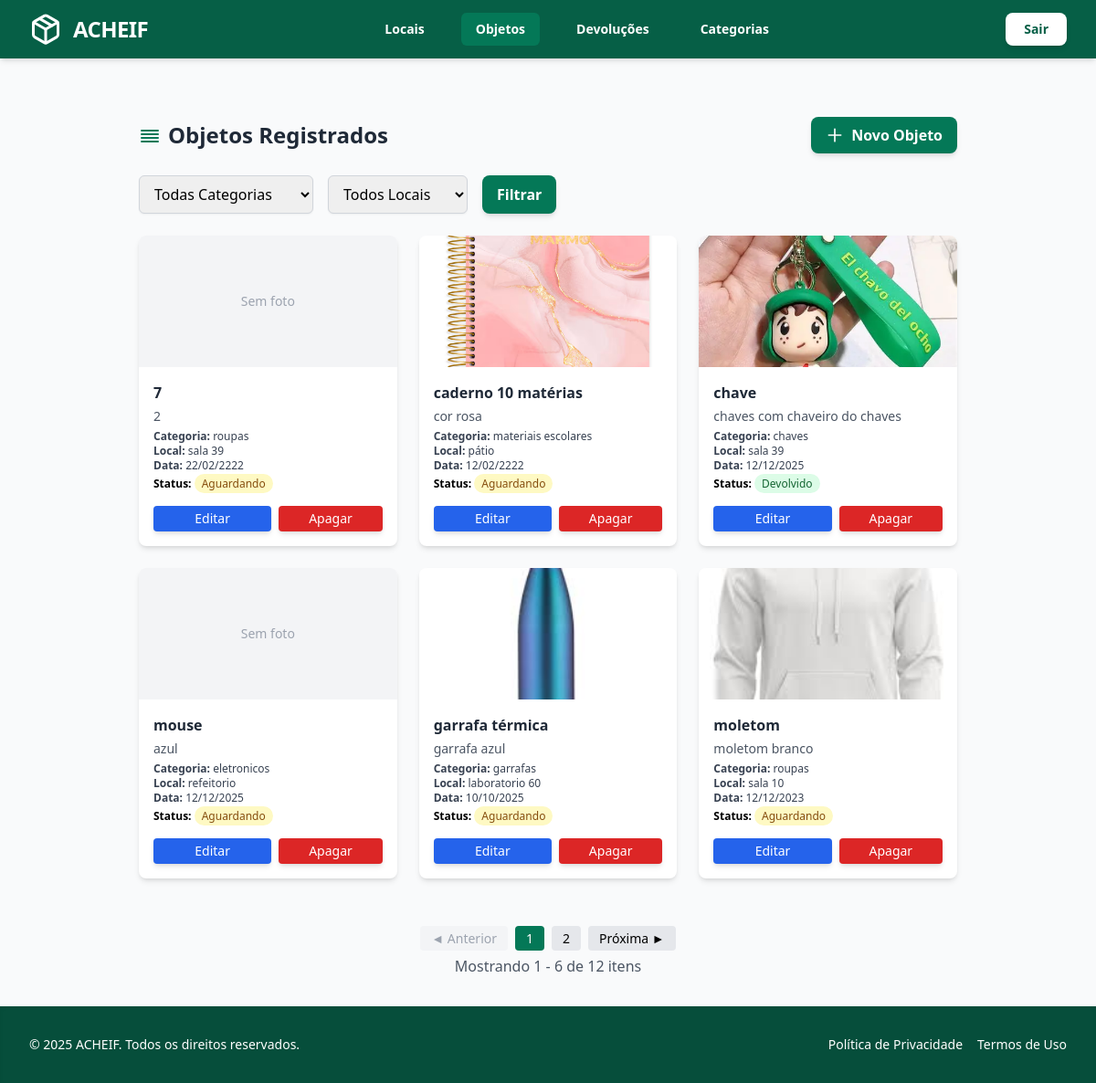
Before: /listar_objetos/ with the older database file.
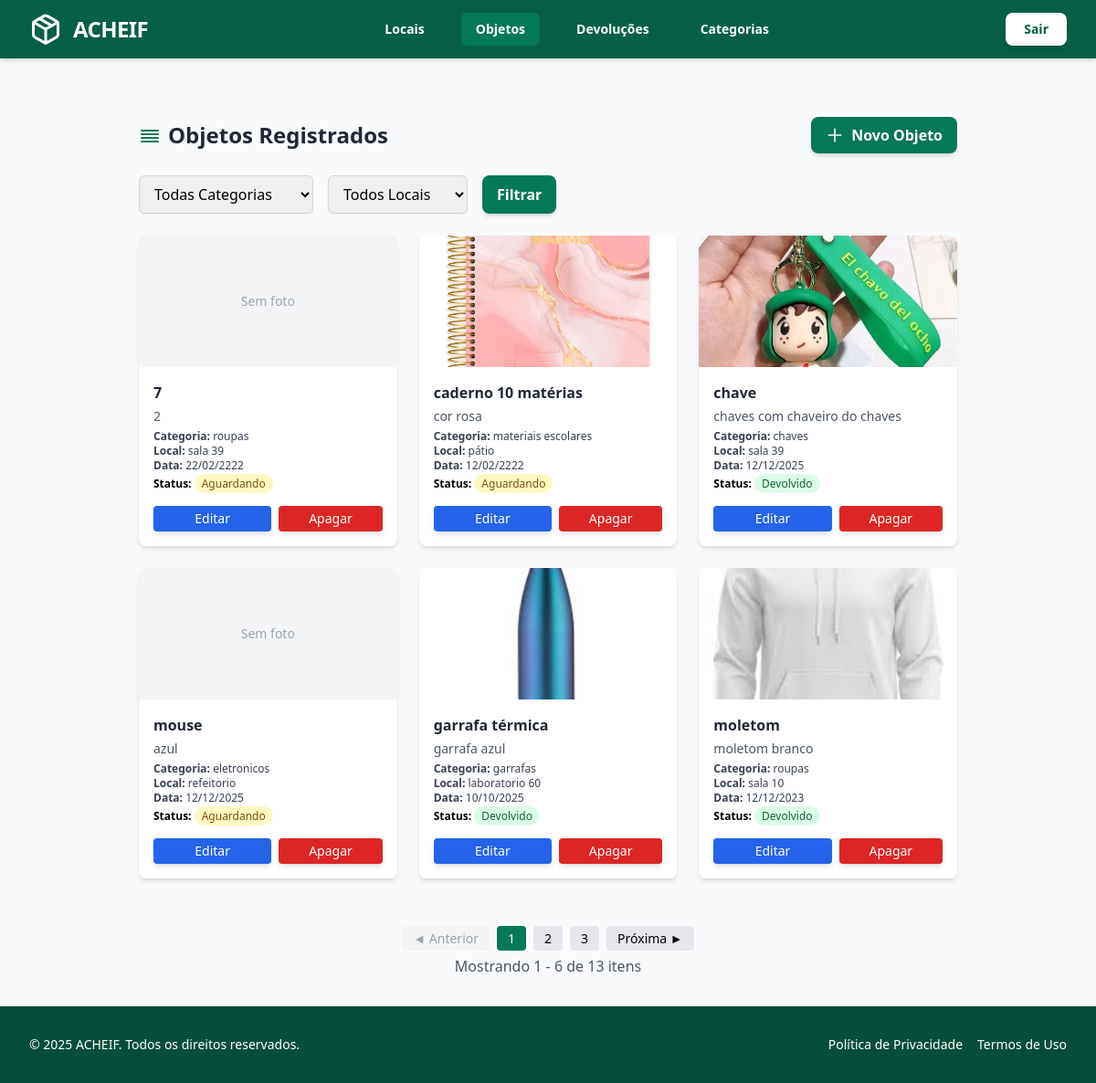
After: the same page with the newer database file.
### objetos/models.py (models this page shows, shortened)
class Objeto(models.Model):
    STATUS_CHOICES = [
        ('aguardando', 'Aguardando Devolução'),
        ('devolvido', 'Devolvido'),
    ]
    tipo = models.CharField(max_length=100)
    descricao = models.TextField()
    foto = models.ImageField(upload_to='objetos_fotos/', null=True, blank=True)  # novo campo
    data_achado = models.DateField()
    local_achado = models.CharField(max_length=100)
    categoria = models.ForeignKey(
        Categoria, on_delete=models.SET_NULL, null=True, blank=True, related_name="objetos"
    )
    status = models.CharField(max_length=20, choices=STATUS_CHOICES, default='aguardando')

class Categoria(models.Model):
    nome = models.CharField(max_length=50, unique=True)
    descricao = models.TextField(blank=True, null=True)
    criado_em = models.DateTimeField(auto_now_add=True)
    atualizado_em = models.DateTimeField(auto_now=True)

### objetos/views.py (the view)
# urls.py: path('listar_objetos/', views.listar_objetos, name='listar_objetos'),
def listar_objetos(request):
    objetos = Objeto.objects.all().order_by('-data_achado')  # ordem opcional
    categorias = Categoria.objects.all()
    locais = Local.objects.all()
    categoria_selecionada = request.GET.get('categoria', '')
    local_selecionado = request.GET.get('local', '')
    if categoria_selecionada:
        objetos = objetos.filter(categoria__id=categoria_selecionada)
    if local_selecionado:
        objetos = objetos.filter(local_achado=local_selecionado)
    paginator = Paginator(objetos, 6)  # 6 objetos por página
    page_number = request.GET.get('page')
    page_obj = paginator.get_page(page_number)
    return render(request, 'objetos/listar_objetos.html', {
        'objetos': page_obj.object_list,
        'page_obj': page_obj,
        'categorias': categorias,
        'locais': locais,
        'categoria_id': categoria_selecionada,
        'local_achado': local_selecionado,
    })

### objetos/templates/objetos/listar_objetos.html (shortened to what the changed rows need)
{% extends 'base.html' %}
{% load widget_tweaks %}
{% load static %}
{% block content %}
<div class="max-w-6xl mx-auto py-8 px-4 sm:px-6 lg:px-8">
    <div class="flex justify-between items-center mb-6">
        <h1 class="text-2xl font-bold text-gray-800 flex items-center gap-2">
            <svg xmlns="http://www.w3.org/2000/svg" class="h-6 w-6 text-emerald-700" fill="none" viewBox="0 0 24 24" stroke="currentColor">
                <path stroke-linecap="round" stroke-linejoin="round" stroke-width="2" d="M3 7h18M3 11h18M3 15h18M3 19h18" />
            </svg>
            Objetos Registrados
        </h1>
    </div>
    <div class="grid grid-cols-1 sm:grid-cols-2 lg:grid-cols-3 gap-6">
        {% for obj in objetos %}
        <div class="bg-white rounded-lg shadow-md overflow-hidden flex flex-col">
            <div class="h-36 w-full overflow-hidden">
                {% if obj.foto %}
                    <img src="{{ obj.foto.url }}" alt="Foto do objeto" class="w-full h-full object-cover">
                {% else %}
                    <div class="w-full h-full bg-gray-100 flex items-center justify-center text-gray-400 text-sm">
                        Sem foto
                    </div>
                {% endif %}
            </div>
            <div class="p-4 flex-1 flex flex-col justify-between">
                <div>
                    <h3 class="text-md font-semibold text-gray-800">{{ obj.tipo }}</h3>
                    <p class="text-sm text-gray-600 mt-1">{{ obj.descricao|truncatechars:80 }}</p>
                    <p class="text-xs text-gray-700 mt-1"><strong>Categoria:</strong> {{ obj.categoria.nome }}</p>
                    <p class="text-xs text-gray-700"><strong>Local:</strong> {{ obj.local_achado }}</p>
                    <p class="text-xs text-gray-700"><strong>Data:</strong> {{ obj.data_achado|date:"d/m/Y" }}</p>
                    <p class="text-xs mt-1">
                        <strong>Status:</strong>
                        {% if obj.status == 'aguardando' %}
                            <span class="bg-yellow-100 text-yellow-800 px-2 py-0.5 rounded-full text-xs">Aguardando</span>
                        {% elif obj.status == 'devolvido' %}
                            <span class="bg-green-100 text-green-800 px-2 py-0.5 rounded-full text-xs">Devolvido</span>
                        {% endif %}
                    </p>
                </div>
                <div class="mt-4 flex gap-2">
                    <a href="{% url 'objetos:editar_objeto' obj.id %}"
                       class="flex-1 bg-blue-600 hover:bg-blue-700 text-white px-2 py-1 rounded shadow-md text-center text-sm transition">
                        Editar
                    </a>
                    <form method="post" action="{% url 'objetos:apagar_objeto' obj.id %}" class="flex-1">
                        <button type="submit"
                                class="w-full bg-red-600 hover:bg-red-700 text-white px-2 py-1 rounded shadow-md text-sm transition"
                                onclick="return confirm('Tem certeza que deseja apagar este objeto?');">
                            Apagar
                        </button>
                    </form>
                </div>
            </div>
        </div>
        {% empty %}
        <p class="col-span-full text-center text-gray-500">Nenhum objeto registrado.</p>
        {% endfor %}
    </div>
</div>
    {% include "includes/pagination.html"%}
{% endblock %}

Changed rows visible on the page:
changed Objeto "garrafa térmica": status "Aguardando" → "Devolvido"
changed Objeto "moletom": status "Aguardando" → "Devolvido"
Other visible differences:
{{ page_obj.paginator.count }}: "12" → "13"
new list line: "3"
